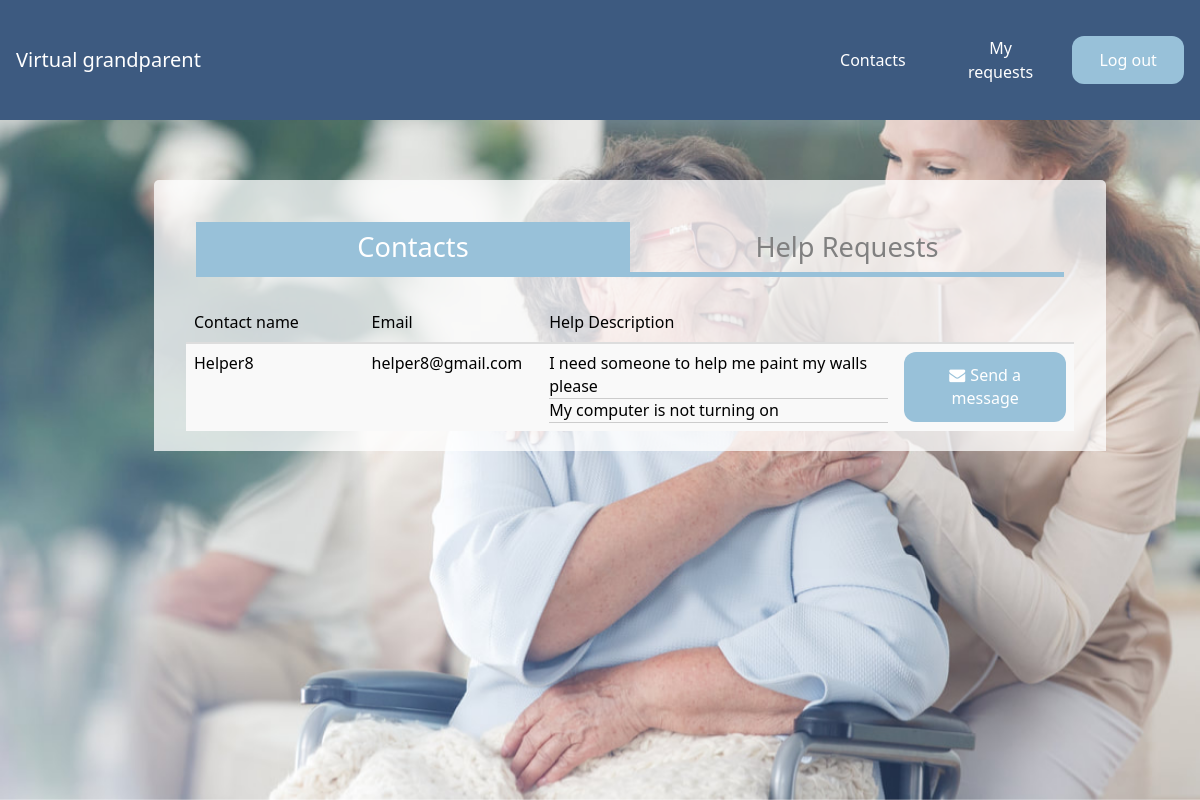
The page /chats/contacts/ (signed in) on the database as committed earlier.
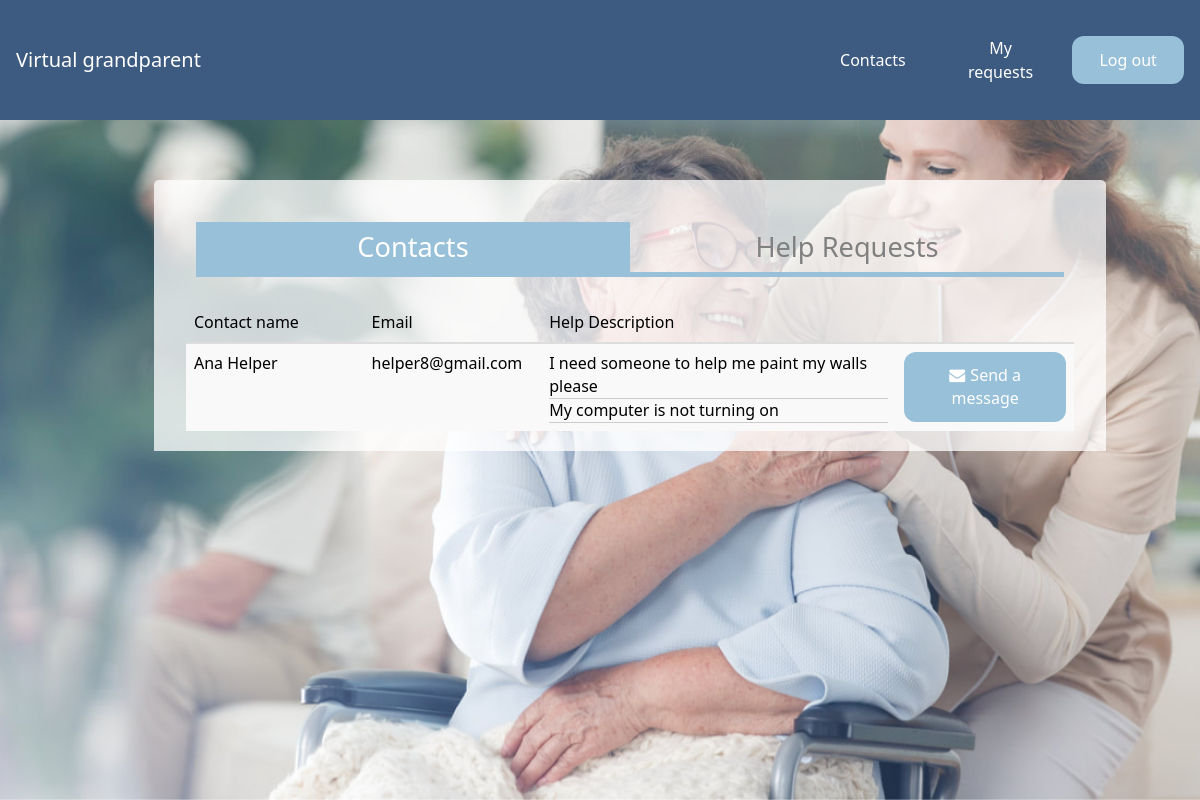
The same page on the database as committed later.
### authentication/models.py (models this page shows)
class User(AbstractUser):
    name = models.CharField(max_length=200)
    surname = models.CharField(max_length=200)
    email = models.EmailField(max_length=200, unique=True)
    username = models.CharField(max_length=200)
    phoneNumber = models.CharField(max_length=200)
    isHelper = models.BooleanField(default=True)
    dateOfBirth = models.DateField(null=true)
    USERNAME_FIELD = 'email'
    REQUIRED_FIELDS = ['username']
    objects = Manager()
    class Meta:
        unique_together = ('email',)

### chat/views.py (the view)
# urls.py: path('contacts/', views.contacts, name='contacts'),
@login_required
def contacts(request):
    current_user = get_current_user(request)
    if current_user.isHelper:
        helper = get_helper_by_id(current_user.id)
        persons = OldPerson.objects.filter(id__in=Help.objects.filter(helper = helper).values("oldPerson"))
        contacts = User.objects.filter(id__in = persons.values("user"))
        for c in contacts:
            old_user = User.objects.filter(email = c).first()
            old_person = OldPerson.objects.filter(user = old_user).first()
            c.helps = Help.objects.filter(helper = helper, oldPerson = old_person)
    else:
        old_person = get_old_person_by_id(current_user.id)
        persons = Helper.objects.filter(id__in = Help.objects.filter(oldPerson = old_person, helper__isnull=False).values("helper"))
        contacts = User.objects.filter(id__in = persons.values("user"))
        for c in contacts:
            helper_user = User.objects.filter(email = c).first()
            helper = Helper.objects.filter(user = helper_user).first()
            c.helps = Help.objects.filter(oldPerson = old_person, helper = helper)
    return render(request, 'chat/contacts.html', {'contacts': contacts})

### chat/views.py (called while the page is built)
def get_current_user(request):
    return User.objects.filter(email = request.user)[0]

def get_old_person_by_id(id):
    return OldPerson.objects.get(user_id = id)

### templates/chat/contacts.html (shortened to what this page needs)
{% extends 'core/base.html' %}
{% load static %}
{% block static %}
<link rel="stylesheet" href="https://cdnjs.cloudflare.com/ajax/libs/font-awesome/4.7.0/css/font-awesome.min.css">
<link rel="stylesheet" href="{% static 'css/cards.css' %}">
<link rel="stylesheet" href="{% static 'css/flexbox.css' %}">
<link rel="stylesheet" href="{% static 'css/table.css' %}">
{% endblock %}
{% block content %}
<div class="p-10 grid-container inline-container">
    <div class="card single-card help_container px-8" style="width:100%">
        <div class="flexbox_container">
            <div class="column column-title selected">
                <a href="{% url 'chat:contacts' %}">Contacts</a>
            </div>
            <div class="column column-title">
                {% if request.user.isHelper %}
                <a href="{% url 'core:allHelpRequests' %}">Help requests</a>
                {% else %}
                <a href="{% url 'core:helpRequests' %}">Help Requests</a>
                {% endif %}
            </div>
        </div>
        {% if not contacts %}
            <p class="mb-8">You don't have any contact yet.
                {% if request.user.isHelper %}
                <a href="{% url 'core:allHelpRequests' %}" class="link-text">Click here to see all help requests</a>
                {% else %}
                <a href="{% url 'core:helpRequests' %}" class="link-text">Click here to see your help requests</a>
                {% endif %}
            </p>
        {% else %}
        <table class="table table-striped" style="width:100%">
            <thead>
            <tr>
                <th scope="col" width="20%">Contact name</th>
                <th scope="col" width="20%">Email</th>
                <th scope="col" width="40%">Help Description</th>
                <th scope="col" width="20%"></th>
            </tr>
            </thead>
            <tbody id="requestTable">
                {% for c in contacts %}
                <tr>
                    <td>
                        <p>{{ c.name }}</p>
                    </td>
                    <td>
                        <p>{{ c.email }}</p>
                    </td>
                    <td>
                        {% for h in c.helps %}
                        <p>{{ h.description }}</p>
                        {% if c.helps.count > 1 %}
                            <hr/>
                        {% endif %}
                        {% endfor %}
                    </td>
                    <td>
                        <a href="{% url 'chat:chat' c.id %}" class="px-5 py-3 rounded-xl base-button large-button ">
                            <i class="fa fa-envelope fa-space" aria-hidden="true"></i>Send a message
                        </a>
                    </td>
                </tr>
                {% endfor %}
            </tbody>
        </table>
    {% endif %}
    </div>
</div>
{% endblock %}

Rows that differ between the two databases and show on the page:
changed User "helper8@gmail.com": name "Helper8" → "Ana Helper"
